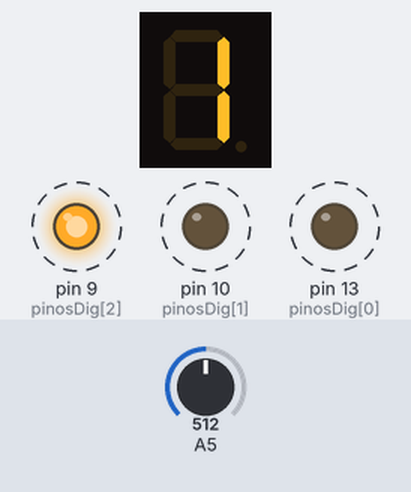
Recording of a sketch running on a simulated Arduino Uno, built with avr-gcc and run on an emulated ATmega328P. Parts: 1-digit seven-segment display, output pins drawn as LEDs (lit = HIGH). Wiring (inferred from the names in the program): 1-digit 7-segment display, segments lit when LOW: segments pin 12, pin 8, pin 5, pin 3, pin 2, pin 11, pin 6, pin 4. Dashed ring = blinking. Inputs (shaded band) come from the test bench; at power-on: A5 = 512. The segment pins are drawn as the display they are named for; pins used as bus, display or sensor lines are not drawn.

Above: at 1.5 s.
2.1 s: A5 set to 0
5.1 s: A5 set to 18
At 5.9 s:
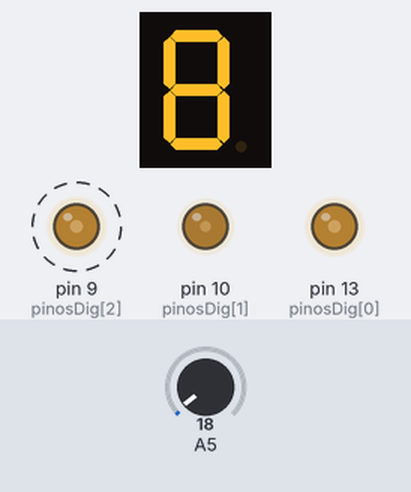
6.6 s: A5 set to 22
8.6 s: A5 set to 0
At 10.0 s:
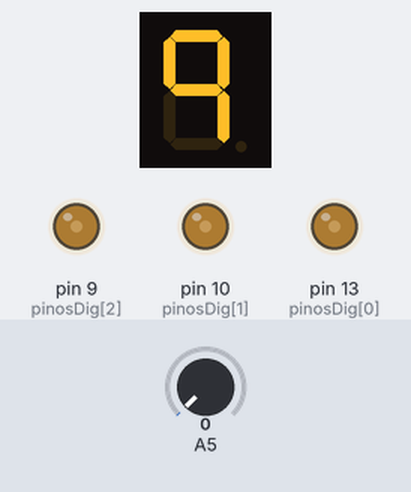
11.6 s: A5 set to 122
At 12.6 s:
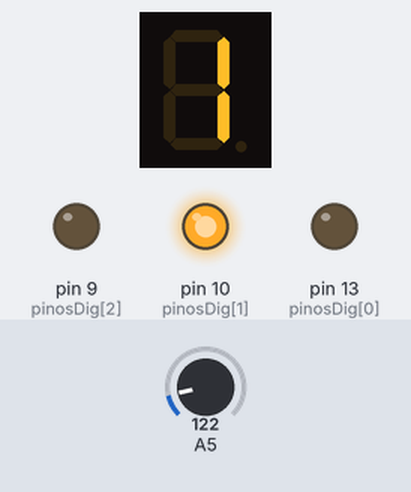
Timing chart, 0 to 14.1 s (numbered marks = the images above; inputs shaded):
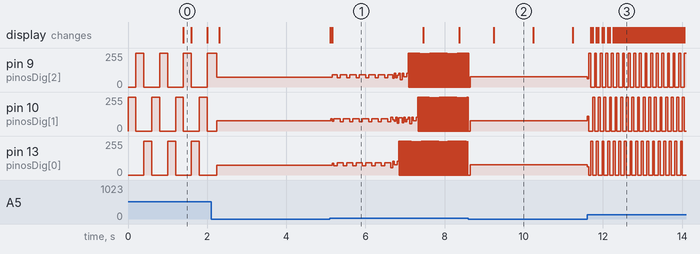

The sketch:

displayTOT-5361Bx.ino
```cpp
//display com 3 digitos - CONFIGURADO PARA ANODO COMUM (CATODO COMUM INVERTER)
#define nivelD HIGH
#define nivelS LOW

#define qtdDigitos 3

                           // 1  2   3
byte pinosDig[qtdDigitos] = {13, 10, 9};

                   //A  B  C  D  E  F   G  PT
byte pinosSeg[8] = {12, 8, 5, 3, 2, 11, 6, 4};

                      //A  B  C  D  E  F  G
byte digitos[16][7] = {{1, 1, 1, 1, 1, 1, 0},   //0
                       {0, 1, 1, 0, 0, 0, 0},   //1
                       {1, 1, 0, 1, 1, 0, 1},   //2
                       {1, 1, 1, 1, 0, 0, 1},   //3
                       {0, 1, 1, 0, 0, 1, 1},   //4
                       {1, 0, 1, 1, 0, 1, 1},   //5
                       {1, 0, 1, 1, 1, 1, 1},   //6
                       {1, 1, 1, 0, 0, 0, 0},   //7
                       {1, 1, 1, 1, 1, 1, 1},   //8
                       {1, 1, 1, 0, 0, 1, 1},   //9
                       {1, 1, 1, 0, 1, 1, 1},   //a
                       {0, 0, 1, 1, 1, 1, 1},   //b
                       {1, 0, 0, 1, 1, 1, 0},   //c
                       {0, 1, 1, 1, 1, 0, 1},   //d
                       {1, 0, 0, 1, 1, 1, 1},   //e
                       {1, 0, 0, 0, 1, 1, 1}};  //f

void setup() {
  for (byte nL=0; nL<qtdDigitos; nL++) {
      pinMode(pinosDig[nL], OUTPUT);
  }
  for (byte nL=0; nL<8; nL++) {
      pinMode(pinosSeg[nL], OUTPUT);
  }

  //APAGA PONTOS
  digitalWrite( pinosSeg[7], !nivelS);
}

void loop() {

  static byte nDig = 0;
  static unsigned long delayContagem;

  //CONTAGEM
  static int numero = 0;
  if ( (millis() - delayContagem) > 1000 ) {
     numero++;
     delayContagem = millis();
  }

  //APAGA TUDO
  for (byte nS=0; nS<7; nS++) {
      digitalWrite( pinosSeg[nS], !nivelS);
  }
  digitalWrite( pinosDig[nDig], !nivelD );

  //INCREMENTA DIGITO
  nDig++;
  if (nDig == qtdDigitos) {
     nDig = 0;
  }

  //EXTRAI DÍGITO DO NUMERO
  byte digito;
  //if (nDig == 0) { digito = (numero / 1000) % 10; }
  if (nDig == 0) { digito = (numero / 100) % 10; }
  if (nDig == 1) { digito = (numero / 10) % 10; }
  if (nDig == 2) { digito = numero % 10; }

  //LIGA SEGMENTOS DO DIGITO
  digitalWrite( pinosDig[nDig], nivelD );
  for (byte nS=0; nS<7; nS++) {
      digitalWrite( pinosSeg[nS], !digitos[digito][nS]);
  }

  //ESPERA UM TEMPO PARA PROXIMO DIGITO
  int readDelay = map(analogRead(A5), 0, 1023, 0, 400);
  delay(readDelay);
}
```

Measured:
- after the input at 5.1 s, pin 9 (pinosDig[2]): alternates 92/255 for 0.16 s and 69/255 for 0.08 s, starting after 0.06 s; pin 13 (pinosDig[0]): 75/255 → 89/255 after 0.06 s, then repeats every 0.24 s: 69/255 0.08 s, 92/255 0.16 s; the display: first changes at once (image 1 shows a later state)
- after the input at 8.6 s, the display: changes after 0.65 s (image 2)
- after the input at 11.6 s, pin 9 (pinosDig[2]): 76/255 → 62/255 at once, then repeats every 0.14 s: 255/255 0.05 s, 0/255 0.09 s; pin 10 (pinosDig[1]): 77/255 → 109/255 at once, then repeats every 0.14 s: 0/255 0.09 s, 255/255 0.05 s; pin 13 (pinosDig[0]): 76/255 → 61/255 at once, then moves between 0/255 and 255/255, repeating every 0.14 s
- what the display in image 2 shows lasts 1.0 s, from 9.2 s to 10.2 s
